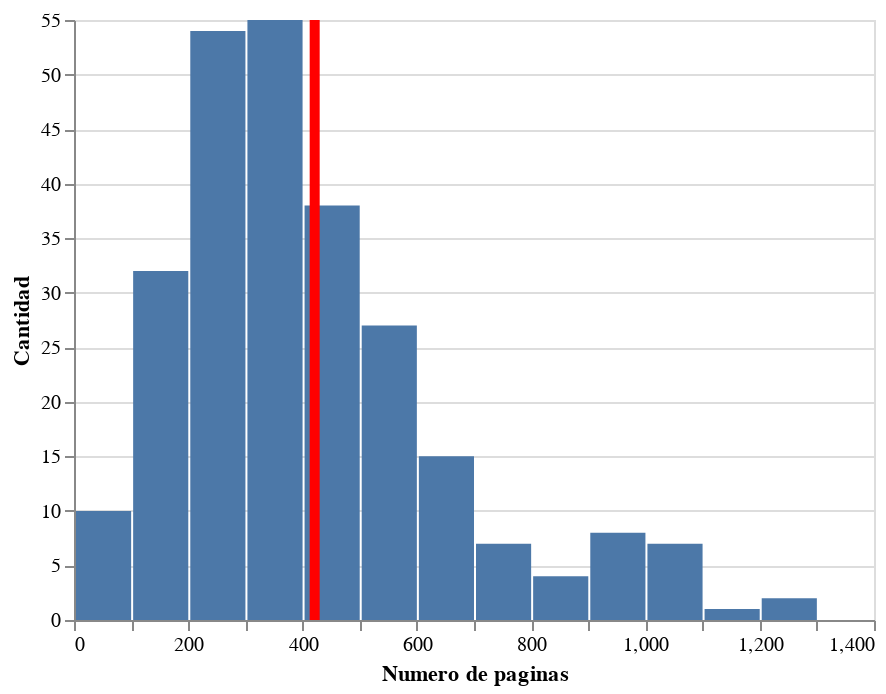

Source (notebook cell):
### Code cell
source = readBooks["Number_of_Pages"].dropna().reset_index()

base = alt.Chart(source)

bar = base.mark_bar().encode(
    x=alt.X("Number_of_Pages:Q", bin=alt.Bin(extent=[-0, 1400], step=100),axis=alt.Axis(title="Numero de paginas", labelAngle=0)),
    y=alt.Y('count()',axis=alt.Axis(title="Cantidad", labelAngle=0))
)

rule = base.mark_rule(color='red').encode(
    x='mean(Number_of_Pages):Q',
    size=alt.value(5)
)

bar + rule

### Figure 1 — Vega-Lite specification as saved in the notebook (floating-point values rounded to 4 significant figures; data arrays with more than 128 entries replaced by an {"elided": "..."} marker saying what was removed)
{"config": {"view": {"continuousWidth": 400, "continuousHeight": 300}}, "layer": [{"mark": "bar", "encoding": {"x": {"axis": {"labelAngle": 0, "title": "Numero de paginas"}, "bin": {"extent": [0, 1400], "step": 100}, "field": "Number_of_Pages", "type": "quantitative"}, "y": {"aggregate": "count", "axis": {"labelAngle": 0, "title": "Cantidad"}, "type": "quantitative"}}}, {"mark": {"type": "rule", "color": "red"}, "encoding": {"size": {"value": 5}, "x": {"aggregate": "mean", "field": "Number_of_Pages", "type": "quantitative"}}}], "data": {"name": "data-7885a66636e9e1a12085e13f498c036f"}, "$schema": "https://vega.github.io/schema/vega-lite/v4.17.0.json", "datasets": {"data-7885a66636e9e1a12085e13f498c036f": {"elided": "261 records"}}}
